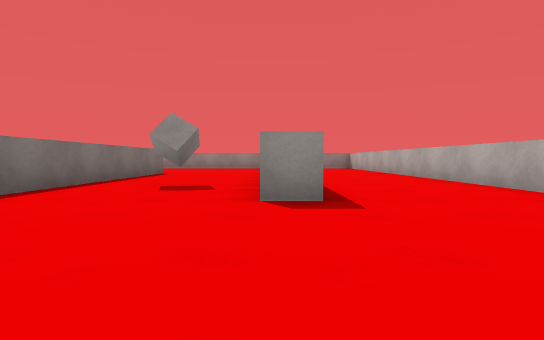
view 1 (above)

21 first-person views from a walk through a scene from a Unity 3-D project. The camera is 0.41 m above the floor, tilts 2° down and sees 80° across. The floor is counted in squares, 1 m on a side. Each view is taken from the middle of a square. On the plan, view 1 faces up. The plan holds only what a view shows up to about 9 squares ahead; the rest is blank. The player character is not drawn. Surface patterns are stand-ins for the level's own textures.

view 2
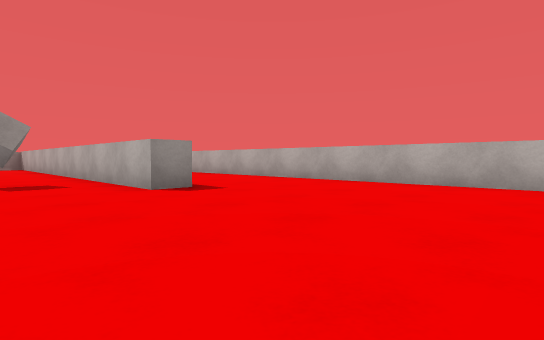

view 3
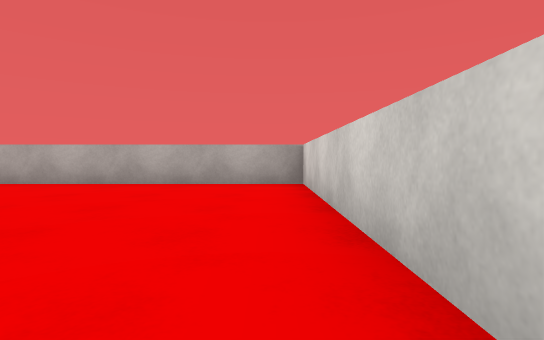

view 4
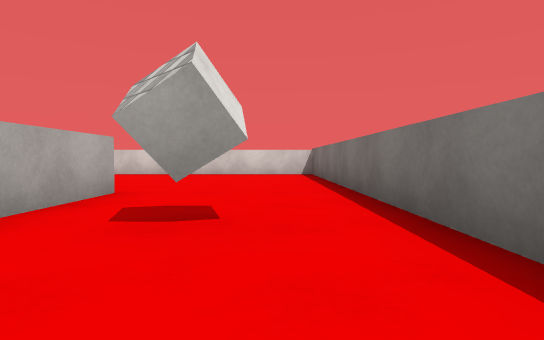

view 5
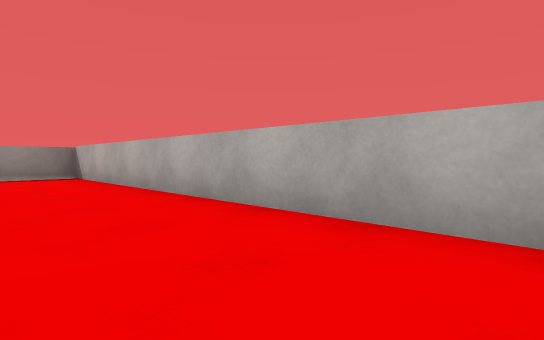

view 6
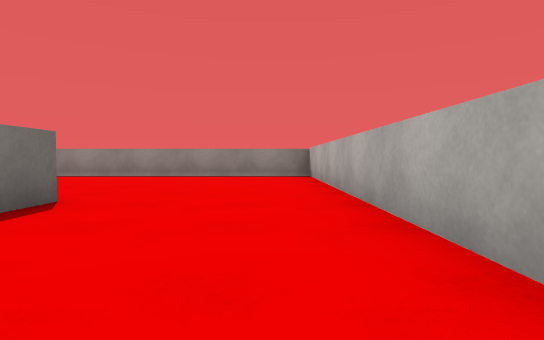

view 7
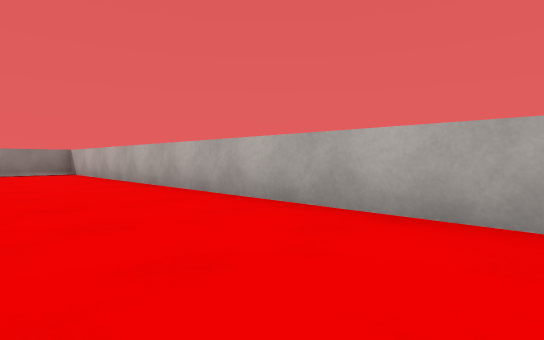

view 8
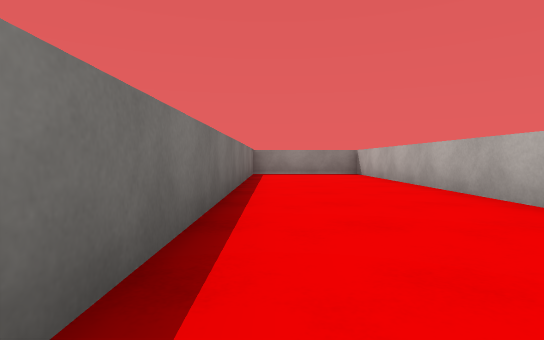

view 9
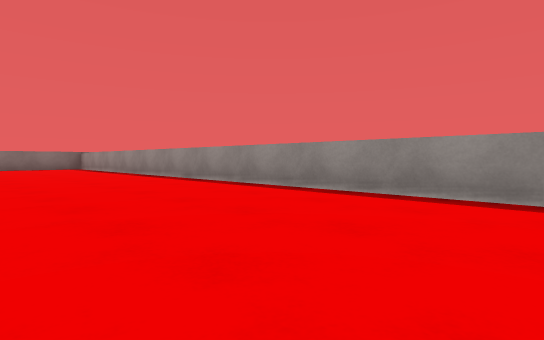

view 10
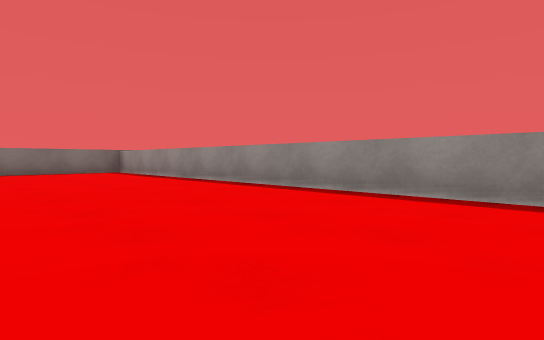

view 11
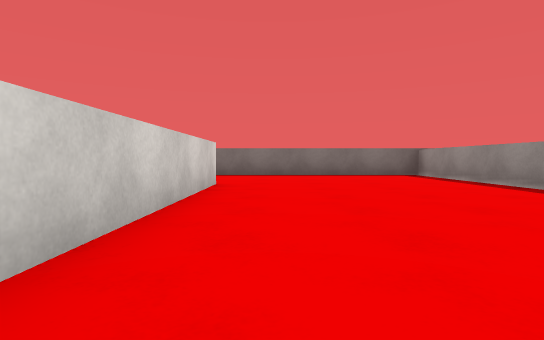

view 12
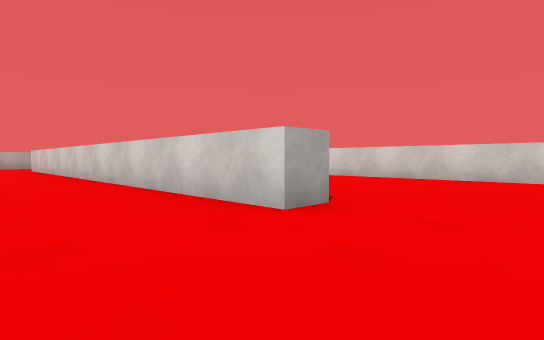

view 13
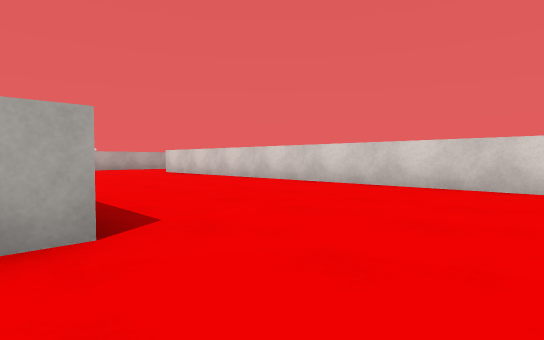

view 14
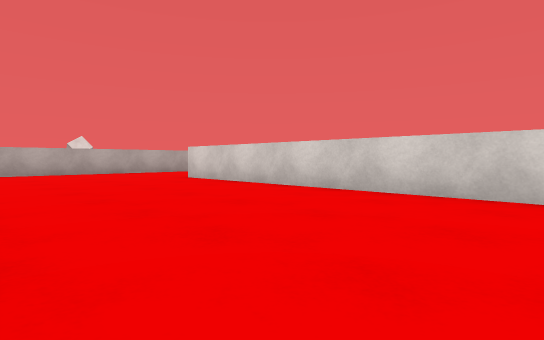

view 15
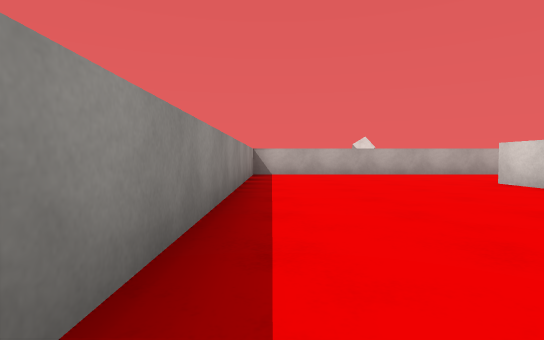

view 16
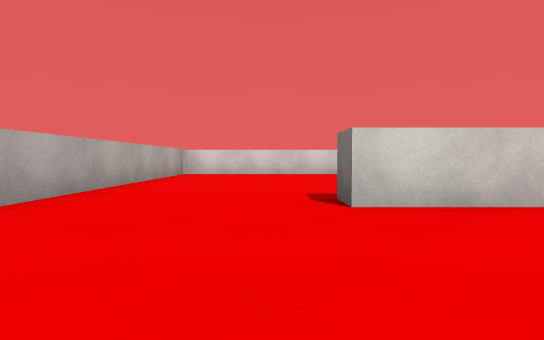

view 17
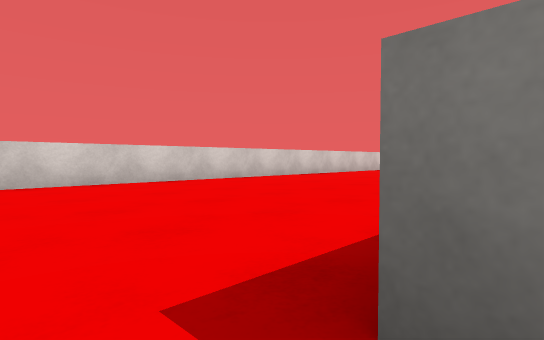

view 18
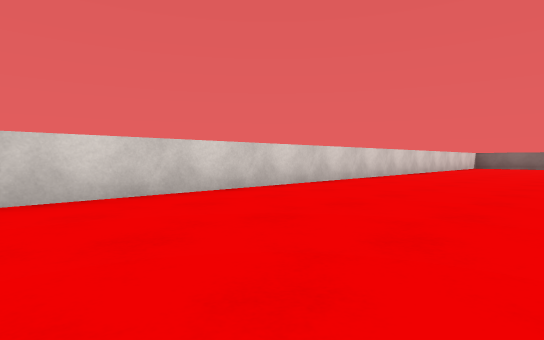

view 19
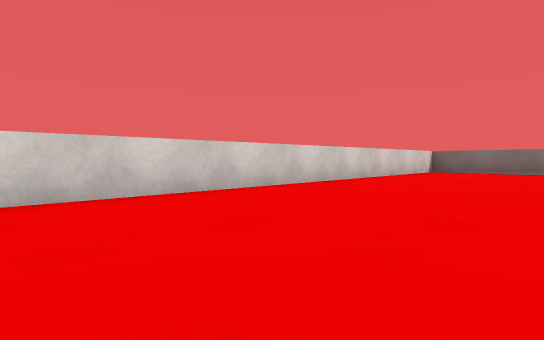

view 20
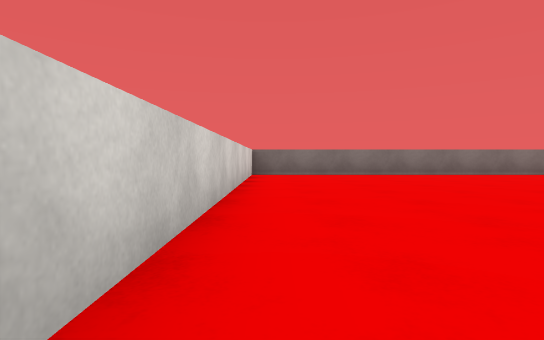

view 21
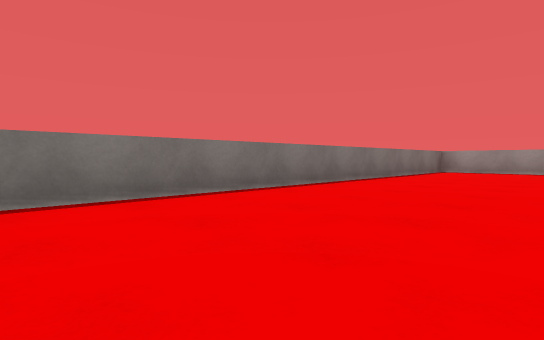

### Floor plan
Ten units are one square. View 1 is at (0, 0); x grows to the right and y downward. Boxes are objects, and circles mark ways between rooms. Rooms are numbered by the first view taken in them; rooms with no view inside come last. Other rooms are left out.
<svg viewBox="-249 -142 287 162">
<path fill="none" stroke="#000" d="M5 -31 -1 -31 -1 -105M-31 -91 -31 15 33 15 33 -137 5 -137M5 -132 5 -55M-142 -91 -51 -91M-1 -105 -1 -137 -171 -137 -171 -95M-156 -43 -67 -43 -67 -36M-142 -84 -142 -91M-171 -95 -171 -85M-240 15 -37 15 -37 -85 -115 -85M-219 -137 -231 -137M-244 -124 -244 15"/>
<rect x="-15" y="-55" width="10" height="10" fill="#bbb"><title>cube</title></rect>
<circle cx="-15" cy="-95" r="3" fill="#2a7"/>
<circle cx="-155" cy="-90" r="3" fill="#2a7"/>
<text x="10" y="-50">1</text>
<text x="-90" y="-120">2</text>
<text x="-150" y="-50">3</text>
</svg>
Room 1 opens to room 2. Room 2 opens to room 3.

Where each view was taken, in squares from view 1:
view 1: 0 up, 0 right, facing up
view 2: 1 down, 2 left, facing up-right
view 3: 1 down, 2 left, facing right
view 4: 7 up, 2 left, facing down
view 5: 6 up, 2 left, facing up-right
view 6: 6 up, 1 left, facing up
view 7: 4 up, 1 right, facing up-right
view 8: 5 up, 1 right, facing up
view 9: 10 up, 3 left, facing up-left
view 10: 10 up, 7 left, facing up-left
view 11: 10 up, 9 left, facing left
view 12: 11 up, 16 left, facing down-right
view 13: 9 up, 16 left, facing down-right
view 14: 8 up, 13 left, facing down-right
view 15: 8 up, 12 left, facing right
view 16: 7 up, 6 left, facing down
view 17: 4 up, 6 left, facing down-left
view 18: 2 up, 9 left, facing down-left
view 19: 2 up, 14 left, facing down-left
view 20: 1 down, 16 left, facing left
view 21: 3 up, 21 left, facing up-left
